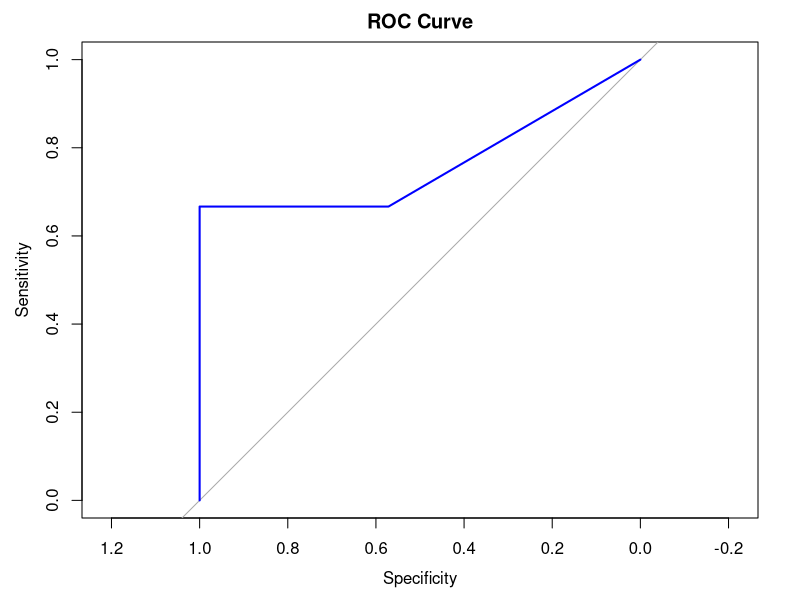

Write the R code that produced this figure.
# Code for Logistic Regression with glm()



# Install and load necessary packages

# Install
install.packages("pROC")

# Load
library(pROC)



# Load the dataset
data(mtcars)



# Prepare the datast

## Preview the dataset
head(mtcars)

## Check the data typs of the columns
str(mtcars)

## Convert column `am` to factor
mtcars$am = factor(mtcars$am,
                   levels = c(0, 1),
                   labels = c("automatic", "manual"))

## Check the results
str(mtcars)



# Split the data

## Set seed for reproducibility
set.seed(300)

## Create a training index
train_index <- sample(1:nrow(mtcars),
                      nrow(mtcars) * 0.7)

## Create training and test sets
train_set <- mtcars[train_index, ]
test_set <- mtcars[-train_index, ]



# Create logistic regression model
log_reg <- glm(am ~ .,
               train_set,
               family = "binomial")


# Evaluate the model

## Get predictive probability
pred_prob <- predict(log_reg,
                     newdata = test_set,
                     type = "response")

## Predict the outcome
test_set$pred <- ifelse(pred_prob > 0.5,
                        1,
                        0)

test_set$pred <- as.factor(test_set$pred)

## Create a confusion matrix
cm <- table(Predicted = test_set$pred,
            Actual = test_set$am)

## Compute accuracy
accuracy <- sum(diag(cm)) / sum(cm)

cat("Accuracy:", round(accuracy, 2))

## Get ROC
ROC <- roc(test_set$am,
           pred_prob)

print(ROC)

plot(ROC,
     main = "ROC Curve",
     col = "blue",
     lwd = 2)

## Get AUC
AUC <- auc(ROC)

print(AUC)